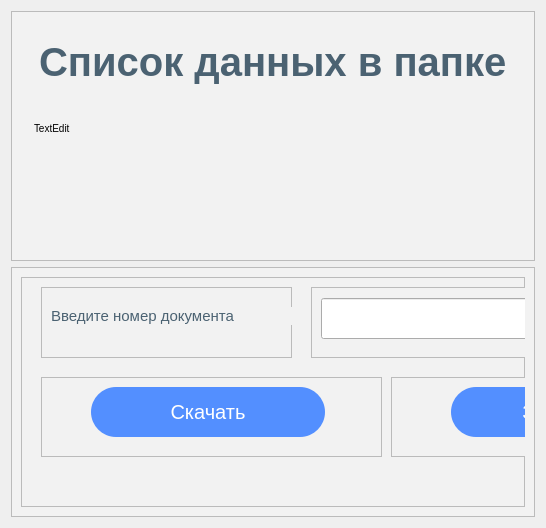
         <widget class="QWidget" name="page1">
          <layout class="QGridLayout" name="gridLayout">
           <item row="0" column="0">
            <widget class="QFrame" name="frame_Alfandega">
             <property name="minimumSize">
              <size>
               <width>0</width>
               <height>250</height>
              </size>
             </property>
             <property name="maximumSize">
              <size>
               <width>16777215</width>
               <height>250</height>
              </size>
             </property>
             <property name="styleSheet">
              <string notr="true">QFrame{ background-color: #f2f2f2; }</string>
             </property>
             <property name="frameShape">
              <enum>QFrame::StyledPanel</enum>
             </property>
             <property name="frameShadow">
              <enum>QFrame::Raised</enum>
             </property>
             <layout class="QVBoxLayout" name="verticalLayout_14">
              <item>
               <widget class="QFrame" name="frame_24">
                <property name="styleSheet">
                 <string notr="true">QFrame{ border:0px }</string>
                </property>
                <property name="frameShape">
                 <enum>QFrame::StyledPanel</enum>
                </property>
                <property name="frameShadow">
                 <enum>QFrame::Raised</enum>
                </property>
                <layout class="QHBoxLayout" name="horizontalLayout_11">
                 <item>
                  <widget class="QFrame" name="frame_19">
                   <property name="minimumSize">
                    <size>
                     <width>200</width>
                     <height>0</height>
                    </size>
                   </property>
                   <property name="styleSheet">
                    <string notr="true">QFrame{ border:0px }</string>
                   </property>
                   <property name="frameShape">
                    <enum>QFrame::StyledPanel</enum>
                   </property>
                   <property name="frameShadow">
                    <enum>QFrame::Raised</enum>
                   </property>
                   <layout class="QVBoxLayout" name="verticalLayout_11">
                    <item>
                     <widget class="QLabel" name="label_TitleAlfandega">
                      <property name="minimumSize">
                       <size>
                        <width>230</width>
                        <height>0</height>
                       </size>
                      </property>
                      <property name="cursor">
                       <cursorShape>ArrowCursor</cursorShape>
                      </property>
                      <property name="contextMenuPolicy">
                       <enum>Qt::DefaultContextMenu</enum>
                      </property>
                      <property name="layoutDirection">
                       <enum>Qt::LeftToRight</enum>
                      </property>
                      <property name="styleSheet">
                       <string notr="true">QLabel{

color:#4b6272;
border:0px;
font-size:40px;
font-weight: bold;
}</string>
                      </property>
                      <property name="text">
                       <string>Список данных в папке</string>
                      </property>
                     </widget>
                    </item>
                   </layout>
                  </widget>
                 </item>
                </layout>
               </widget>
              </item>
              <item>
               <widget class="QFrame" name="frame_23">
                <property name="styleSheet">
                 <string notr="true">QFrame{ border:0px }</string>
                </property>
                <property name="frameShape">
                 <enum>QFrame::StyledPanel</enum>
                </property>
                <property name="frameShadow">
                 <enum>QFrame::Raised</enum>
                </property>
                <layout class="QVBoxLayout" name="verticalLayout_15">
                 <item>
                  <widget class="QTextEdit" name="textEdit">
                   <property name="styleSheet">
                    <string notr="true">
QLabel{
color:#4b6272;
border:0px;
font-size:15px;
}</string>
                   </property>
                   <property name="readOnly">
                    <bool>true</bool>
                   </property>
                   <property name="html">
                    <string>&lt;!DOCTYPE HTML PUBLIC &quot;-//W3C//DTD HTML 4.0//EN&quot; &quot;http://www.w3.org/TR/REC-html40/strict.dtd&quot;&gt;
&lt;html&gt;&lt;head&gt;&lt;meta name=&quot;qrichtext&quot; content=&quot;1&quot; /&gt;&lt;style type=&quot;text/css&quot;&gt;
p, li { white-space: pre-wrap; }
&lt;/style&gt;&lt;/head&gt;&lt;body style=&quot; font-family:'MS Shell Dlg 2'; font-size:7.8pt; font-weight:400; font-style:normal;&quot;&gt;
&lt;p style=&quot; margin-top:0px; margin-bottom:0px; margin-left:0px; margin-right:0px; -qt-block-indent:0; text-indent:0px;&quot;&gt;TextEdit&lt;/p&gt;&lt;/body&gt;&lt;/html&gt;</string>
                   </property>
                  </widget>
                 </item>
                </layout>
               </widget>
              </item>
             </layout>
            </widget>
           </item>
           <item row="1" column="0">
            <widget class="QFrame" name="frame_Alfandega_3">
             <property name="minimumSize">
              <size>
               <width>0</width>
               <height>250</height>
              </size>
             </property>
             <property name="maximumSize">
              <size>
               <width>16777215</width>
               <height>250</height>
              </size>
             </property>
             <property name="styleSheet">
              <string notr="true">QFrame{ background-color: #f2f2f2; }</string>
             </property>
             <property name="frameShape">
              <enum>QFrame::StyledPanel</enum>
             </property>
             <property name="frameShadow">
              <enum>QFrame::Raised</enum>
             </property>
             <layout class="QVBoxLayout" name="verticalLayout_18">
              <item>
               <widget class="QFrame" name="frame_3">
                <property name="frameShape">
                 <enum>QFrame::StyledPanel</enum>
                </property>
                <property name="frameShadow">
                 <enum>QFrame::Raised</enum>
                </property>
                <widget class="QFrame" name="frame_5">
                 <property name="geometry">
                  <rect>
                   <x>20</x>
                   <y>10</y>
                   <width>251</width>
                   <height>71</height>
                  </rect>
                 </property>
                 <property name="frameShape">
                  <enum>QFrame::StyledPanel</enum>
                 </property>
                 <property name="frameShadow">
                  <enum>QFrame::Raised</enum>
                 </property>
                 <widget class="QLabel" name="label_SubTitleAlfandega">
                  <property name="geometry">
                   <rect>
                    <x>10</x>
                    <y>20</y>
                    <width>371</width>
                    <height>18</height>
                   </rect>
                  </property>
                  <property name="styleSheet">
                   <string notr="true">
QLabel{
color:#4b6272;
border:0px;
font-size:15px;
}</string>
                  </property>
                  <property name="text">
                   <string>Введите номер документа</string>
                  </property>
                 </widget>
                </widget>
                <widget class="QFrame" name="frame_6">
                 <property name="geometry">
                  <rect>
                   <x>290</x>
                   <y>10</y>
                   <width>801</width>
                   <height>71</height>
                  </rect>
                 </property>
                 <property name="frameShape">
                  <enum>QFrame::StyledPanel</enum>
                 </property>
                 <property name="frameShadow">
                  <enum>QFrame::Raised</enum>
                 </property>
                 <widget class="QLineEdit" name="lineEdit">
                  <property name="geometry">
                   <rect>
                    <x>10</x>
                    <y>11</y>
                    <width>771</width>
                    <height>41</height>
                   </rect>
                  </property>
                 </widget>
                </widget>
                <widget class="QFrame" name="frame_8">
                 <property name="geometry">
                  <rect>
                   <x>20</x>
                   <y>100</y>
                   <width>341</width>
                   <height>80</height>
                  </rect>
                 </property>
                 <property name="frameShape">
                  <enum>QFrame::StyledPanel</enum>
                 </property>
                 <property name="frameShadow">
                  <enum>QFrame::Raised</enum>
                 </property>
                 <widget class="QPushButton" name="pushButton_BtnAlfandega_3">
                  <property name="geometry">
                   <rect>
                    <x>50</x>
                    <y>10</y>
                    <width>234</width>
                    <height>50</height>
                   </rect>
                  </property>
                  <property name="minimumSize">
                   <size>
                    <width>0</width>
                    <height>50</height>
                   </size>
                  </property>
                  <property name="maximumSize">
                   <size>
                    <width>234</width>
                    <height>50</height>
                   </size>
                  </property>
                  <property name="cursor">
                   <cursorShape>PointingHandCursor</cursorShape>
                  </property>
                  <property name="layoutDirection">
                   <enum>Qt::LeftToRight</enum>
                  </property>
                  <property name="styleSheet">
                   <string notr="true">QPushButton{
	text-align:centeral;
	color:#fff;
	border:0px;
	border-radius:25px;
	font-size:20px;
	cursor: pointer;
	background-color:#538fff;
}
QPushButton:hover{
background-color:#3668ff;
}


</string>
                  </property>
                  <property name="text">
                   <string>Скачать</string>
                  </property>
                  <property name="icon">
                   <iconset>
                    <normaloff>:/img/path395.png</normaloff>:/img/path395.png</iconset>
                  </property>
                  <property name="iconSize">
                   <size>
                    <width>40</width>
                    <height>40</height>
                   </size>
                  </property>
                 </widget>
                </widget>
                <widget class="QFrame" name="frame_9">
                 <property name="geometry">
                  <rect>
                   <x>370</x>
                   <y>100</y>
                   <width>341</width>
                   <height>80</height>
                  </rect>
                 </property>
                 <property name="frameShape">
                  <enum>QFrame::StyledPanel</enum>
                 </property>
                 <property name="frameShadow">
                  <enum>QFrame::Raised</enum>
                 </property>
                 <widget class="QPushButton" name="pushButton_BtnAlfandega_4">
                  <property name="geometry">
                   <rect>
                    <x>60</x>
                    <y>10</y>
                    <width>234</width>
                    <height>50</height>
                   </rect>
                  </property>
                  <property name="minimumSize">
                   <size>
                    <width>0</width>
                    <height>50</height>
                   </size>
                  </property>
                  <property name="maximumSize">
                   <size>
                    <width>234</width>
                    <height>50</height>
                   </size>
                  </property>
                  <property name="cursor">
                   <cursorShape>PointingHandCursor</cursorShape>
                  </property>
                  <property name="layoutDirection">
                   <enum>Qt::LeftToRight</enum>
                  </property>
                  <property name="styleSheet">
                   <string notr="true">QPushButton{
	text-align:centeral;
	color:#fff;
	border:0px;
	border-radius:25px;
	font-size:20px;
	cursor: pointer;
	background-color:#538fff;
}
QPushButton:hover{
background-color:#3668ff;
}


</string>
                  </property>
                  <property name="text">
                   <string>Загрузить</string>
                  </property>
                  <property name="icon">
                   <iconset>
                    <normaloff>:/img/path395.png</normaloff>:/img/path395.png</iconset>
                  </property>
                  <property name="iconSize">
                   <size>
                    <width>40</width>
                    <height>40</height>
                   </size>
                  </property>
                 </widget>
                </widget>
                <widget class="QFrame" name="frame_10">
                 <property name="geometry">
                  <rect>
                   <x>720</x>
                   <y>100</y>
                   <width>371</width>
                   <height>80</height>
                  </rect>
                 </property>
                 <property name="frameShape">
                  <enum>QFrame::StyledPanel</enum>
                 </property>
                 <property name="frameShadow">
                  <enum>QFrame::Raised</enum>
                 </property>
                 <widget class="QPushButton" name="pushButton_BtnAlfandega_5">
                  <property name="geometry">
                   <rect>
                    <x>70</x>
                    <y>10</y>
                    <width>234</width>
                    <height>50</height>
                   </rect>
                  </property>
                  <property name="minimumSize">
                   <size>
                    <width>0</width>
                    <height>50</height>
                   </size>
                  </property>
                  <property name="maximumSize">
                   <size>
                    <width>234</width>
                    <height>50</height>
                   </size>
                  </property>
                  <property name="cursor">
                   <cursorShape>PointingHandCursor</cursorShape>
                  </property>
                  <property name="layoutDirection">
                   <enum>Qt::LeftToRight</enum>
                  </property>
                  <property name="styleSheet">
                   <string notr="true">QPushButton{
	text-align:centeral;
	color:#fff;
	border:0px;
	border-radius:25px;
	font-size:20px;
	cursor: pointer;
	background-color:#538fff;
}
QPushButton:hover{
background-color:#3668ff;
}


</string>
                  </property>
                  <property name="text">
                   <string>Выбрать другую папку</string>
                  </property>
                  <property name="icon">
                   <iconset>
                    <normaloff>:/img/path395.png</normaloff>:/img/path395.png</iconset>
                  </property>
                  <property name="iconSize">
                   <size>
                    <width>40</width>
                    <height>40</height>
                   </size>
                  </property>
                 </widget>
                </widget>
               </widget>
              </item>
             </layout>
            </widget>
           </item>
          </layout>
         </widget>
